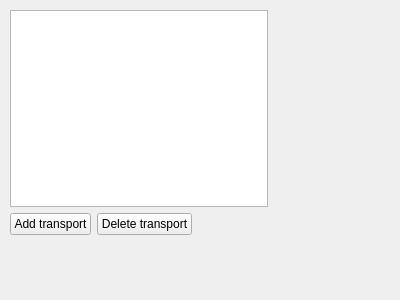
<?xml version="1.0" encoding="UTF-8"?>
<ui version="4.0">
 <class>TransportManagerForm</class>
 <widget class="QWidget" name="TransportManagerForm">
  <property name="geometry">
   <rect>
    <x>0</x>
    <y>0</y>
    <width>400</width>
    <height>300</height>
   </rect>
  </property>
  <property name="windowTitle">
   <string>Form</string>
  </property>
  <widget class="QWidget" name="">
   <property name="geometry">
    <rect>
     <x>10</x>
     <y>10</y>
     <width>258</width>
     <height>225</height>
    </rect>
   </property>
   <layout class="QVBoxLayout" name="verticalLayout">
    <item>
     <widget class="QTableView" name="transportList">
      <property name="editTriggers">
       <set>QAbstractItemView::DoubleClicked</set>
      </property>
      <property name="alternatingRowColors">
       <bool>true</bool>
      </property>
      <property name="selectionMode">
       <enum>QAbstractItemView::SingleSelection</enum>
      </property>
      <property name="selectionBehavior">
       <enum>QAbstractItemView::SelectRows</enum>
      </property>
      <property name="sortingEnabled">
       <bool>true</bool>
      </property>
      <attribute name="horizontalHeaderShowSortIndicator" stdset="0">
       <bool>true</bool>
      </attribute>
      <attribute name="horizontalHeaderStretchLastSection">
       <bool>true</bool>
      </attribute>
      <attribute name="verticalHeaderVisible">
       <bool>false</bool>
      </attribute>
     </widget>
    </item>
    <item>
     <layout class="QHBoxLayout" name="horizontalLayout">
      <item>
       <widget class="QPushButton" name="pushButton">
        <property name="text">
         <string>Add transport</string>
        </property>
       </widget>
      </item>
      <item>
       <widget class="QPushButton" name="pushButton_2">
        <property name="text">
         <string>Delete transport</string>
        </property>
       </widget>
      </item>
      <item>
       <spacer name="horizontalSpacer">
        <property name="orientation">
         <enum>Qt::Horizontal</enum>
        </property>
        <property name="sizeHint" stdset="0">
         <size>
          <width>40</width>
          <height>20</height>
         </size>
        </property>
       </spacer>
      </item>
     </layout>
    </item>
   </layout>
  </widget>
 </widget>
 <resources/>
 <connections/>
</ui>
